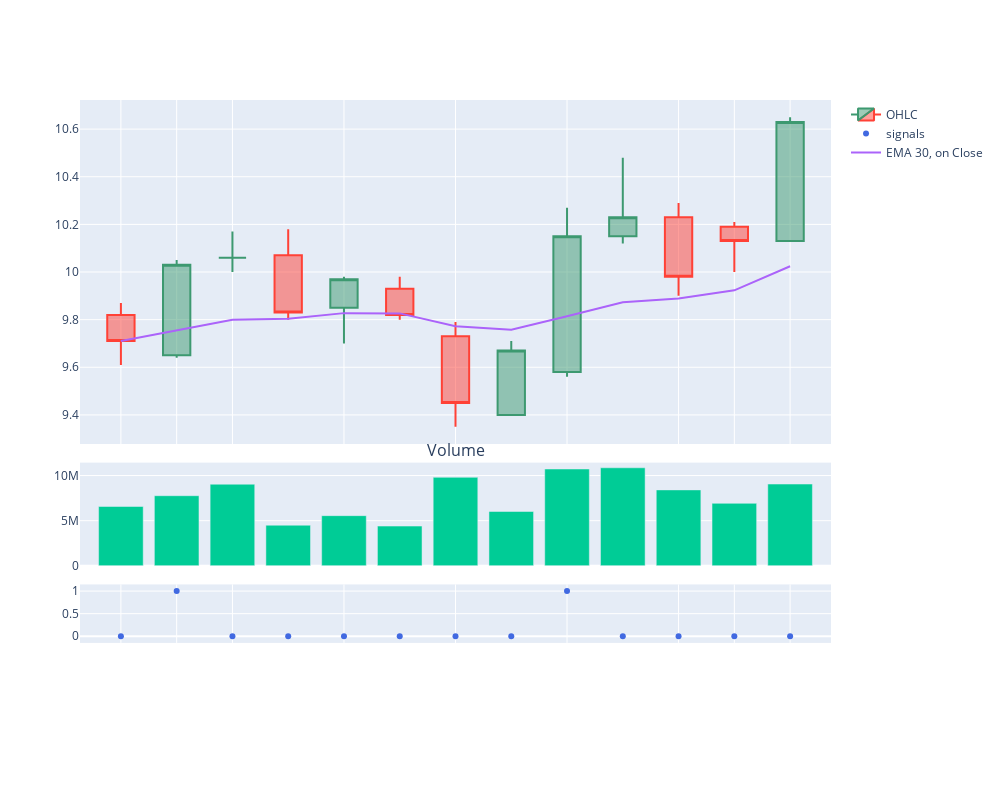

The notebook cell this image was saved under:
### Markdown cell above
## EMA

### Code cell
period = 30
# exponential moving average
indicator =  "EMA"
ema_crossover = Crossover(period, indicator = indicator, on = "Close", invert =False)
ema_crossover.plot_signals(data, signal_type = 'dis')

### Figure 1 — Plotly figure (JSON) as saved in the notebook; plotly's stock layout.template omitted (floating-point values rounded to 4 significant figures)
{"data": [{"close": [9.71, 10.03, 10.06, 9.83, 9.97, 9.82, 9.45, 9.67, 10.15, 10.23, 9.98, 10.13, 10.63], "high": [9.87, 10.05, 10.17, 10.18, 9.98, 9.98, 9.79, 9.71, 10.27, 10.48, 10.29, 10.21, 10.65], "low": [9.61, 9.64, 10, 9.8, 9.7, 9.8, 9.35, 9.4, 9.56, 10.12, 9.9, 10, 10.13], "name": "OHLC", "open": [9.82, 9.65, 10.06, 10.07, 9.85, 9.93, 9.73, 9.4, 9.58, 10.15, 10.23, 10.19, 10.13], "type": "candlestick", "x": ["2023-12-01T00:00:00", "2023-12-04T00:00:00", "2023-12-05T00:00:00", "2023-12-06T00:00:00", "2023-12-07T00:00:00", "2023-12-08T00:00:00", "2023-12-11T00:00:00", "2023-12-12T00:00:00", "2023-12-13T00:00:00", "2023-12-14T00:00:00", "2023-12-15T00:00:00", "2023-12-18T00:00:00", "2023-12-19T00:00:00"], "xaxis": "x", "yaxis": "y"}, {"line": {"color": "royalblue"}, "mode": "markers", "name": "signals", "type": "scatter", "x": ["2023-12-01T00:00:00", "2023-12-04T00:00:00", "2023-12-05T00:00:00", "2023-12-06T00:00:00", "2023-12-07T00:00:00", "2023-12-08T00:00:00", "2023-12-11T00:00:00", "2023-12-12T00:00:00", "2023-12-13T00:00:00", "2023-12-14T00:00:00", "2023-12-15T00:00:00", "2023-12-18T00:00:00", "2023-12-19T00:00:00"], "xaxis": "x3", "y": [0, 1, 0, 0, 0, 0, 0, 0, 1, 0, 0, 0, 0], "yaxis": "y3"}, {"showlegend": false, "type": "bar", "x": ["2023-12-01T00:00:00", "2023-12-04T00:00:00", "2023-12-05T00:00:00", "2023-12-06T00:00:00", "2023-12-07T00:00:00", "2023-12-08T00:00:00", "2023-12-11T00:00:00", "2023-12-12T00:00:00", "2023-12-13T00:00:00", "2023-12-14T00:00:00", "2023-12-15T00:00:00", "2023-12-18T00:00:00", "2023-12-19T00:00:00"], "xaxis": "x2", "y": [6572300, 7766200, 9038400, 4497900, 5558200, 4402400, 9802400, 6018300, 10722300, 10858300, 8409100, 6923400, 9057700], "yaxis": "y2"}, {"mode": "lines", "name": "EMA 30, on Close", "type": "scatter", "x": ["2023-12-01T00:00:00", "2023-12-04T00:00:00", "2023-12-05T00:00:00", "2023-12-06T00:00:00", "2023-12-07T00:00:00", "2023-12-08T00:00:00", "2023-12-11T00:00:00", "2023-12-12T00:00:00", "2023-12-13T00:00:00", "2023-12-14T00:00:00", "2023-12-15T00:00:00", "2023-12-18T00:00:00", "2023-12-19T00:00:00"], "xaxis": "x", "y": [9.71, 9.756, 9.799, 9.804, 9.827, 9.826, 9.773, 9.758, 9.814, 9.873, 9.889, 9.923, 10.02], "yaxis": "y"}], "layout": {"annotations": [{"font": {"size": 16}, "showarrow": false, "text": "Volume", "x": 0.5, "xanchor": "center", "xref": "paper", "y": 0.4151, "yanchor": "bottom", "yref": "paper"}], "height": 800, "width": 1000, "xaxis": {"anchor": "y", "domain": [0, 1], "matches": "x4", "rangebreaks": [{"bounds": ["sat", "mon"]}, {"values": ["2020-12-25", "2021-01-01"]}], "rangeslider": {"visible": false}, "showticklabels": false}, "xaxis2": {"anchor": "y2", "domain": [0, 1], "matches": "x4", "rangebreaks": [{"bounds": ["sat", "mon"]}, {"values": ["2020-12-25", "2021-01-01"]}], "showticklabels": false}, "xaxis3": {"anchor": "y3", "domain": [0, 1], "matches": "x4", "rangebreaks": [{"bounds": ["sat", "mon"]}, {"values": ["2020-12-25", "2021-01-01"]}], "showticklabels": false}, "xaxis4": {"anchor": "y4", "domain": [0, 1], "rangebreaks": [{"bounds": ["sat", "mon"]}, {"values": ["2020-12-25", "2021-01-01"]}]}, "yaxis": {"anchor": "x", "domain": [0.4451, 1]}, "yaxis2": {"anchor": "x2", "domain": [0.2487, 0.4151]}, "yaxis3": {"anchor": "x3", "domain": [0.1243, 0.2187]}, "yaxis4": {"anchor": "x4", "domain": [0, 0.09433]}}}
